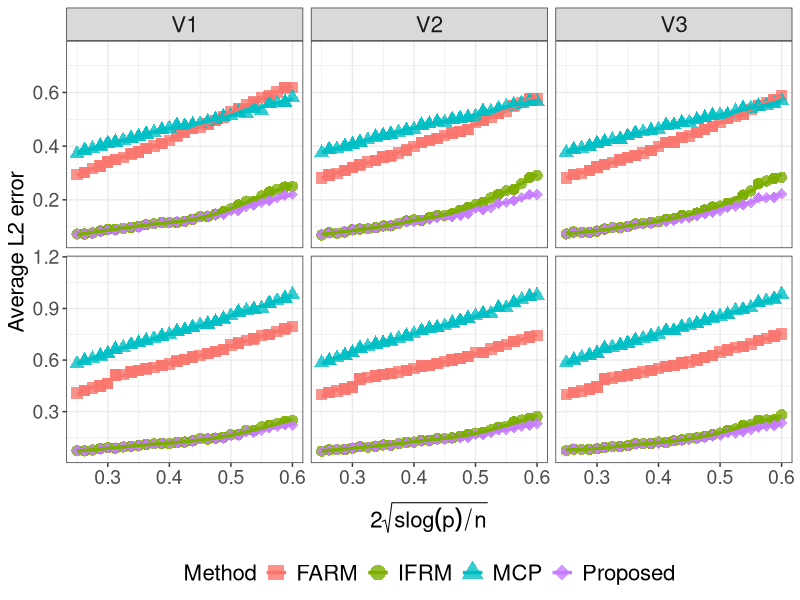
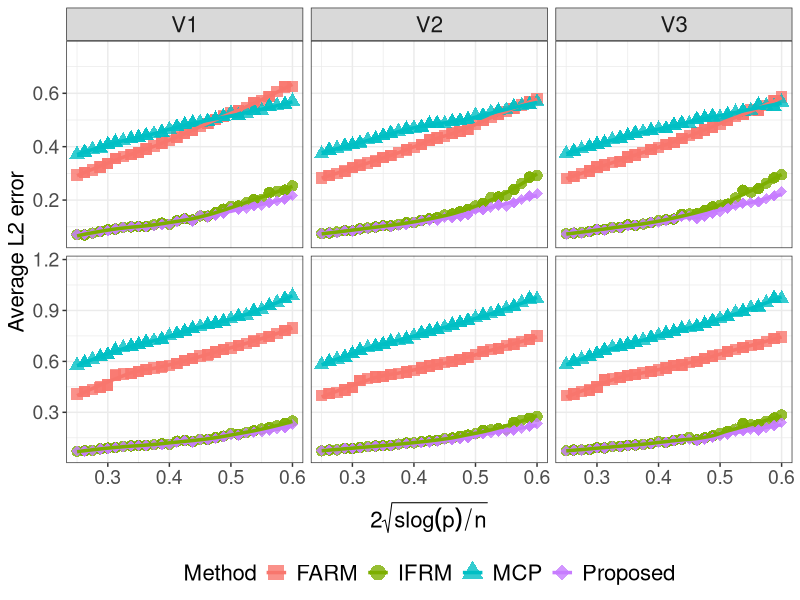

Generate these figures, in order, with R:
library(zoo)
library(ggplot2)
library(tidyr)
library(dplyr)
library(here)
df <- read.csv(here::here("simulation","Results","estimationcsv","estimation_main.csv"))[,-1]

df_long <- df %>%
  pivot_longer(cols = c(Proposed,IFRM,MCP,FARM),
               names_to = "Method",
               values_to = "Value") %>%
  filter(!is.na(Value)) %>%
  filter(!V %in% c(4,5))
df_long <- df_long %>%
  mutate(setting_label = paste0("F", F, "_V", V, "_noise", noise, "_B", B))

p_values <- unique(df_long$p)
v_labels <- c("1" = "V1", "2" = "V2", "3" = "V3")
label_value<- c("1" = "Gaussian noise", "2" = "Uniform noise")


target_grid <- seq(from = 0.2, to = 0.7, by = 0.0125)

df_interpolated <- df_long %>%
  mutate(xval = round(xval, 3)) %>%
  group_by(p, F, V, noise, B, Method, xval) %>%
  summarise(Value = mean(Value, na.rm = TRUE), .groups = "drop") %>%
  group_by(p, F, V, noise, B, Method) %>%
  complete(xval = target_grid) %>%
  mutate(Value = zoo::na.approx(Value, xval, na.rm = FALSE)) %>%
  ungroup() %>%
  filter(!is.na(Value))

df_long <- df_interpolated


p_values <- unique(df_long$p)



my_shapes <- c(21, 22, 24, 25, 23, 21, 22)




for (p_val in 1200) {
  df_p <- df_long %>% filter(p == p_val)
  nb_combos <- df_p %>% distinct(noise)

  for (i in 1:nrow(nb_combos)) {
    noise_val <- nb_combos$noise[i]
    df_sub <- df_p %>% filter(noise == noise_val)

    df_sub <- df_sub %>%
      group_by(B, V) %>%
      mutate(
        min_val = min(Value, na.rm = TRUE),
        max_val = max(Value, na.rm = TRUE),
        ymin_BV = ifelse(is.finite(min_val), 0.8 * min_val, NA_real_),
        ymax_BV = ifelse(is.finite(max_val), .4 * max_val, NA_real_)
      ) %>%
      ungroup() %>%
      dplyr::select(-min_val, -max_val)

    p_plot <- ggplot(df_sub, aes(x = xval, y = Value, color = Method, group = Method, shape = Method)) +

      geom_point(size = 3.5, alpha = 0.8) +

      geom_smooth(
        data = subset(df_sub, Method == "Proposed"),
        method = "gam",
        formula = y ~ s(x, k = 2),
        se = FALSE,
        size = 1.2
      ) +
      geom_smooth(
        data = subset(df_sub, Method != "Proposed"),
        method = "loess",
        span = 0.5,
        se = FALSE,
        size = 1.2
      ) +

    geom_blank(aes(y = ymin_BV)) +
      geom_blank(aes(y = ymax_BV)) +
    scale_shape_manual(values = c(15, 16, 17, 18, 8, 4, 3)) +

      facet_grid(
        B ~ V,
        scales = "free_y",
        labeller = labeller(V = v_labels, B = label_value)
      ) +

      labs(y = "Average L2 error", color = "Method", shape = "Method") +
      theme_bw() +
      theme(
        legend.position = "bottom",
        legend.text = element_text(size = 16),
        legend.title = element_text(size = 16),
        strip.text = element_text(size = 16),
        axis.title = element_text(size = 16),
        axis.text = element_text(size = 14),
        strip.text.y = element_blank(),
        strip.background.y = element_blank(),
        axis.title.x = element_text(margin = margin(t = 10))
      ) +
      guides(
        color = guide_legend(override.aes = list(size = 5)),
        shape = guide_legend(override.aes = list(size = 5))
      ) +

      xlab(expression(2 * sqrt(s * log(p) / n))) +
      xlim(0.25, 0.6)

    if(noise_val==1){
      ggsave(
      filename =here::here("simulation", "Results", "estimationcsv","Fig1.png"),
      plot = p_plot,
      width = 16,
      height = 9
    )
    }else{
      ggsave(
        filename = here::here("simulation", "Results", "estimationcsv","FigS1.png"),
        plot = p_plot,
        width = 16,
        height = 9
      )
    }
  }
}
